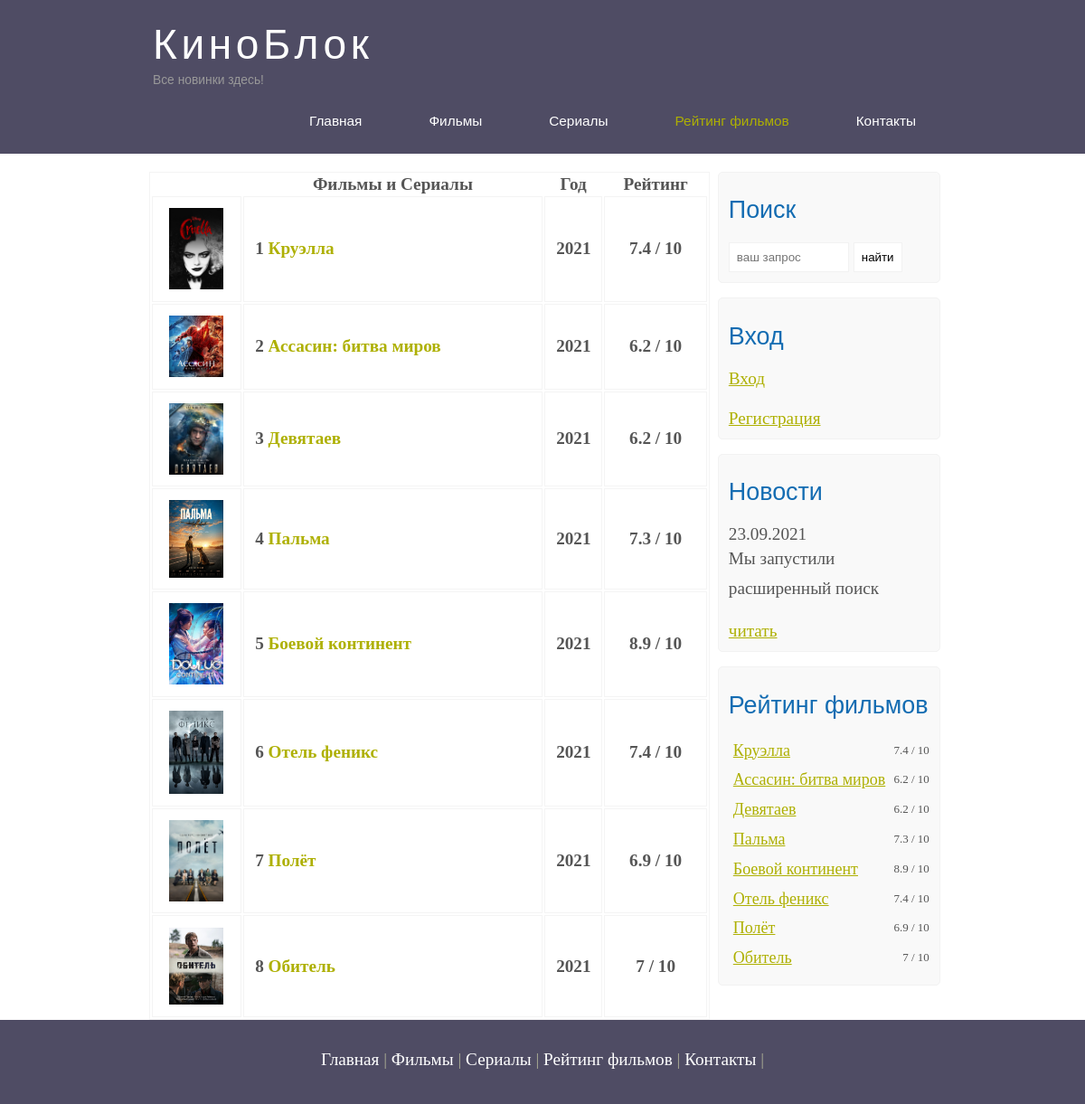
The app's page /rating.php with its own data.
### tables this page shows
CREATE TABLE `header` (
  `id` int NOT NULL,
  `title` varchar(50) NOT NULL,
  `linktitle` varchar(100) NOT NULL,
  `page` varchar(50) NOT NULL
);

CREATE TABLE `main` (
  `post_id` int NOT NULL,
  `img` varchar(50) NOT NULL,
  `name` varchar(500) NOT NULL,
  `maintext` varchar(2500) NOT NULL,
  `video` varchar(500) NOT NULL,
  `rating` varchar(50) NOT NULL,
  `year` int NOT NULL,
  `producer` varchar(250) NOT NULL,
  `linkpage` varchar(100) NOT NULL,
  `type` varchar(50) NOT NULL
);

### rating.php (the view, shortened to what this page needs)
<?php
  include "bd.php";
  $result = mysqli_query($mysqli, 'SELECT * FROM main');
  $rows = mysqli_fetch_all($result, MYSQLI_ASSOC);
?>
<!DOCTYPE html>
<html lang="ru">
<head>
  <link rel="stylesheet" href="style.css">
</head>
<body>
<div class="main">
  <?php
    $page = 'rating';
    include "header.php";
  ?>
  <div class="site_content">
    <div class="sidebar_container">
  <?php
    include "query.php";
  ?>
  <?php
    include "entry.php";
  ?>
  <?php
    include "anonsnews.php";
  ?>
  <?php
    include "ratingmain.php";
  ?>
    <div class="content">
      <table class="rating">
        <tr>
          <th></th>
          <th>Фильмы и Сериалы</th>
          <th class="center">Год</th>
          <th class="center">Рейтинг</th>
        </tr>
      <?php foreach($rows as $row):?>
        <tr>
          <td class="center"><img src="img/<?php echo $row['img'];?>"></td>
          <td><?php echo $row['post_id'];?> <a href="<?php echo $row['linkpage'];?>"><?php echo $row['name'];?></a></td>
          <td class="center"><?php echo $row['year'];?></td>
          <td class="center rating"><?php echo $row['rating'];?></td>
        </tr>
      <?php endforeach;?>
      </table>
    </div>
  </div>
  <?php
    include "footer.php";
  ?>
  </div>
</body>
</html>

### header.php (shortened to what this page needs)
<?php
  include "bd.php";
  $result5 = mysqli_query($mysqli, 'SELECT * FROM header');
  $rows5 = mysqli_fetch_all($result5, MYSQLI_ASSOC);
?>
<div class="header">
  <div class="logo">
    <div class="logo_text">
      <h1><a href="/">КиноБлок</a></h1>
      <h2>Все новинки здесь!</h2>
    </div>
  </div>
  <div class="menubar">
    <ul class="menu">
    <?php foreach($rows5 as $row5):?>
      <li <?php echo ($page == $row5['page'] ? "class = selected" : "")?>><a href="<?php echo $row5['linktitle'];?>"><?php echo $row5['title'];?></a></li>
    <?php endforeach;?>
    </ul>
  </div>
</div>

### ratingmain.php (shortened to what this page needs)
<?php
  include "bd.php";
  $result_main = mysqli_query($mysqli, 'SELECT * FROM main');
  $rows_main = mysqli_fetch_all($result_main, MYSQLI_ASSOC);
?>
<div class="sidebar">
    <h2>Рейтинг фильмов</h2>
    <ul>
    <?php foreach($rows_main as $row_main):?>
      <li><a class="link_sidebar" href="<?php echo $row_main['linkpage'];?>"><?php echo $row_main['name'];?></a><span class="rating_sidebar"><?php echo $row_main['rating'];?></span></li>
    <?php endforeach;?>
    </ul>
  </div>
</div>

### style.css (style rules this page uses)
* { margin: 0; padding: 0; }
body { font-size: 1.2em; background-color: #fff; color: #555; }
h1, h2 { font: normal 170% 'century gothic', arial; margin: 0 0 15px 0; padding: 15px 0 5px 0; color: #000; }
h2 { font-size: 140%; }
a, a:hover { outline: none; text-decoration: underline; color: #aeb002; }
ul { margin: 2px 0 22px 17px; }
ul li { margin: 0 0 6px 0; padding: 0 0 4px 5px; line-height: 1.5em; }
.header { background-color: rgb(79, 76, 100); height: 170px; font-size: 0.8em; margin-left: 0px; margin-right: 0px; min-width: 900px; }
.main, .logo, .menubar, .site_content, .footer { margin-left: auto; margin-right: auto; }
.logo { width: 880px; padding-bottom: 20px; }
.logo h1, .logo h2 { font: normal 300% 'century gothic', arial, sans-serif; margin: 0 0 0 9px; }
.logo_text h1, .logo_text h1 a, .logo_text h1 a:hover { padding: 22px 0 0 0; color: #fff; letter-spacing: 0.1em; text-decoration: none; }
.logo_text h2 { font-size: 0.9em; padding: 4px 0 0 0; color: #999; }
.menubar { width: 900px; height: 46px; }
ul.menu { float: right; }
ul.menu li { float: left; padding: 0 0 0 9px; list-style: none; margin: 1px 2px 0 0; }
ul.menu li a { font: normal 100% 'trebuchet ms', sans-serif; display: block; height: 20px; padding: 6px 35px 5px 28px; color: #fff; text-decoration: none; }
ul.menu li.selected a { color: #aeb002; }
.site_content { width: 880px; overflow: hidden; margin: 20px auto 0 auto; background-color: white; }
.sidebar_container { float: right; width: 224px; }
.sidebar { float: right; width: 222px; padding: 5%; margin: 0 0 16px 0; border: solid 1px #f2f2f2; border-radius: 5px; background-color: #f9f9f9; }
.sidebar h2 { color: #136cb2; }
.sidebar ul { margin: 0; }
.sidebar ul li { list-style-type: none; margin: 0 0 0 0; }
.sidebar .rating_sidebar { float: right; }
.rating_sidebar { font-size: 13px; }
.link_sidebar { font-size: 18px; }
.content { height: 100%; width: 620px; padding: 0 0 0 5px; float: left; }
.content a { text-decoration: none; }
table { width: 100%; border: solid 1px #f4f4f4; }
td { padding: 2%; border: solid 1px #f4f4f4; }
td img { width: 60px; vertical-align: middle; }
.center { text-align: center; }
.rating { font-weight: bold; }

### records on screen
header: title "Главная"
header: title "Фильмы"
header: title "Сериалы"
header: title "Рейтинг фильмов"
header: title "Контакты"
main: name "Круэлла", rating "7.4 / 10", img (picture), post_id "1", year "2021"
main: name "Ассасин: битва миров", rating "6.2 / 10", img (picture), post_id "2", year "2021"
main: name "Девятаев", rating "6.2 / 10", img (picture), post_id "3", year "2021"
main: name "Пальма", rating "7.3 / 10", img (picture), post_id "4", year "2021"
main: name "Боевой континент", rating "8.9 / 10", img (picture), post_id "5", year "2021"
main: name "Отель феникс", rating "7.4 / 10", img (picture), post_id "6", year "2021"
main: name "Полёт", rating "6.9 / 10", img (picture), post_id "7", year "2021"
main: name "Обитель", rating "7 / 10", img (picture), post_id "8", year "2021"
